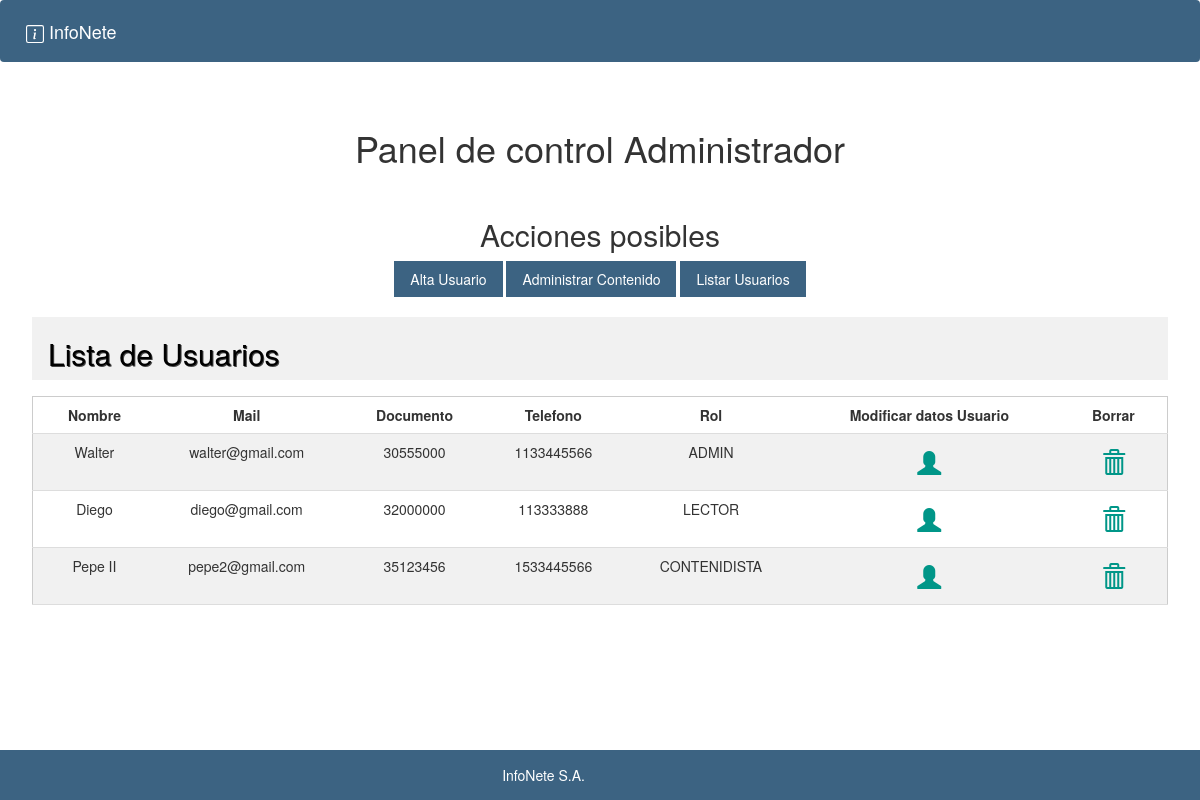
Page /interno.php?page=listarUsuario on the committed database.
### tables this page shows
CREATE TABLE Usuario    				
(
Id_usuario int NOT NULL auto_increment,
Nro_doc int NOT NULL,
Cod_doc int NOT NULL,
Nombre varchar(50),
Mail varchar(64),
Telefono int,
Cod_Localidad int NOT NULL,										
Cod_Usuario int NOT NULL,										 
Pass varchar(50),																						
CONSTRAINT PK_Usuario PRIMARY KEY (Id_usuario),
CONSTRAINT FK_Usuario_Documento FOREIGN KEY (Cod_doc) REFERENCES Tipo_doc (Cod_doc),
CONSTRAINT FK_Usuario_Localidad FOREIGN KEY (Cod_Localidad) REFERENCES Localidad (Cod_Localidad),
CONSTRAINT FK_Usuario_Rol FOREIGN KEY (Cod_Usuario) REFERENCES Rol (Cod_Rol) 
);

CREATE TABLE Rol     
(
Cod_rol int NOT NULL,
Descripcion_rol varchar(20),
CONSTRAINT PK_Rol PRIMARY KEY (Cod_Rol)
);

### controller/AdministradorController.php (called while the page is built, shortened)
<?php
class AdministradorController
{
    private $modelo;
        public function __construct(){
            $this->modelo = new AdminModel();
        }
        public function executeListarUsuario(){
            $this->modelo->executeListarUsuario();
            include_once("view/adm/panelControl.php");
        }
}

### helper/Database.php (called while the page is built, shortened)
<?php
class Database{
    private $conexion;
    public function __construct(){
        $configuracion = parse_ini_file("config/config.ini");
        $servername = $configuracion["servername"];
        $username = $configuracion["username"];
        $dbname =  $configuracion["dbname"];
        $password =  $configuracion["password"];
        $conn = new mysqli($servername, $username, $password);
        $conn->select_db($dbname);
        $this->conexion = $conn;
    }
    public function queryBuscarUsuario(){
        $stmt = $this->conexion->prepare("SELECT * FROM Usuario usu JOIN Rol rol ON usu.Cod_Usuario = rol.Cod_Rol");
        $stmt->execute();
        $result = $stmt->get_result();
    }
}

### model/AdminModel.php (called while the page is built, shortened)
<?php
include_once("helper/Database.php");
class AdminModel
{
    private $conexion;
    public function __construct(){
        $this->conexion = new Database();
    }
    public function executeListarUsuario(){
       $this->conexion->queryBuscarUsuario();
    }
}

### view/adm/panelControl.php (the view, shortened to what this page needs)
<div class="w3-container w3-center">
        <h1 class="w3-center">Panel de control Administrador</h1>
        <br>
        <h2 class="w3-center">Acciones posibles</h2>
        <div class="w3-center">
            <div class="w3-bar">
                <a href="interno.php?page=registrar" class="w3-btn btn-primary" style="text-decoration: none">Alta Usuario</a>
                <a href="interno.php?page=admRevista" class="w3-btn btn-primary" style="text-decoration: none">Administrar Contenido</a>
                <a href="interno.php?page=listarUsuario" class="w3-btn btn-primary" style="text-decoration: none">Listar Usuarios</a>
        </div>
        <br>
        <div class='w3-container'>
            <?php if(isset($_SESSION["usuarios"])) { ?>
                <div class='w3-container w3-light-grey w3-left-align w3-margin-top w3-margin-bottom'>
                    <h2 style='text-shadow:1px 1px 0 #444'>Lista de Usuarios</h2>
                </div>
            <table class='w3-table w3-bordered w3-centered w3-table-all'>
                <tr>
                    <th>Nombre</th>
                    <th>Mail</th>
                    <th>Documento</th>
                   <th>Telefono</th>
                    <th>Rol</th>
                    <th>Modificar datos Usuario</th>
                    <th>Borrar</th>
                </tr>
                 <?php
                    $usuarios = $_SESSION["usuarios"];
                    $tam = sizeof($usuarios);
                    for ($i = 1; $i <= $tam; $i++) {
                        $posUsuario = explode("-", $usuarios[$i]);
                        echo "<tr>";
                            echo "<td>$posUsuario[1]</td>";
                            echo "<td>$posUsuario[2]</td>";
                            echo "<td>$posUsuario[3]</td>";
                            echo "<td>$posUsuario[4]</td>";
                            echo "<td>$posUsuario[5]</td>";
                            echo "<td>";
                                echo"<a class='w3-padding w3-xlarge w3-text-teal glyphicon glyphicon glyphicon-user w3-center' href='interno.php?page=buscarUsuarioById&idUsiario=$posUsuario[0]'/>";
                            echo "</td>";
                            echo "<td>";
                                echo"<a class='w3-padding w3-xlarge w3-text-teal glyphicon glyphicon-trash'href='interno.php?page=eliminarUsuario&idUsiario=$posUsuario[0]'/>";
                            echo "</td>";
                        echo"</tr>";
                        }
                }
                ?>
            </table>
        </div>
        <br>
        <br>
    </div>

### view/css/estilos.css (style rules this page uses)
body { padding-top: 0px; }
.btn-primary { background-color: #3c6382 !important; border-color: #3c6382 !important; }

### view/css/w3.css (style rules this page uses)
*,*:before,*:after { box-sizing:inherit }
html { -ms-text-size-adjust:100%;-webkit-text-size-adjust:100% }
body { margin:0 }
a { background-color:transparent }
html,body { font-family:Verdana,sans-serif;font-size:15px;line-height:1.5 }
html { overflow-x:hidden }
h1 { font-size:36px }
h2 { font-size:30px }
h1,h2,h3,h4,h5,h6 { font-family:"Segoe UI",Arial,sans-serif;font-weight:400;margin:10px 0 }
a { color:inherit }
.w3-table,.w3-table-all { border-collapse:collapse;border-spacing:0;width:100%;display:table }
.w3-table-all { border:1px solid #ccc }
.w3-bordered tr,.w3-table-all tr { border-bottom:1px solid #ddd }
.w3-table-all tr:nth-child(odd) { background-color:#fff }
.w3-table-all tr:nth-child(even) { background-color:#f1f1f1 }
.w3-centered tr th,.w3-centered tr td { text-align:center }
.w3-table td,.w3-table th,.w3-table-all td,.w3-table-all th { padding:8px 8px;display:table-cell;text-align:left;vertical-align:top }
.w3-table th:first-child,.w3-table td:first-child,.w3-table-all th:first-child,.w3-table-all td:first-child { padding-left:16px }
.w3-btn,.w3-button { border:none;display:inline-block;padding:8px 16px;vertical-align:middle;overflow:hidden;text-decoration:none;color:inherit;background-color:inherit;text-align:center;cursor:pointer;white-space:nowrap }
.w3-btn,.w3-button { -webkit-touch-callout:none;-webkit-user-select:none;-khtml-user-select:none;-moz-user-select:none;-ms-user-select:none;user-select:none }
.w3-bar { width:100%;overflow:hidden }
.w3-center .w3-bar { display:inline-block;width:auto }
.w3-container:after,.w3-container:before,.w3-panel:after,.w3-panel:before,.w3-row:after,.w3-row:before,.w3-row-padding:after,.w3-row-padding:before, .w3-cell-row:before,.w3-cell-row:after,.w3-clear:after,.w3-clear:before,.w3-bar:before,.w3-bar:after { content:"";display:table;clear:both }
.w3-container,.w3-panel { padding:0.01em 16px }
.w3-xlarge { font-size:24px!important }
.w3-left-align { text-align:left!important }
.w3-center { text-align:center!important }
.w3-margin-top { margin-top:16px!important }
.w3-margin-bottom { margin-bottom:16px!important }
.w3-padding { padding:8px 16px!important }
.w3-light-grey,.w3-hover-light-grey:hover,.w3-light-gray,.w3-hover-light-gray:hover { color:#000!important;background-color:#f1f1f1!important }
.w3-text-teal,.w3-hover-text-teal:hover { color:#009688!important }

### rows in the picture
usuario: Nombre "Walter", Mail "walter@gmail.com", Nro_doc "30555000", Telefono "1133445566", Cod_Usuario.Descripcion_rol "ADMIN"
usuario: Nombre "Diego", Mail "diego@gmail.com", Nro_doc "32000000", Telefono "113333888", Cod_Usuario.Descripcion_rol "LECTOR"
usuario: Nombre "Pepe II", Mail "pepe2@gmail.com", Nro_doc "35123456", Telefono "1533445566", Cod_Usuario.Descripcion_rol "CONTENIDISTA"
